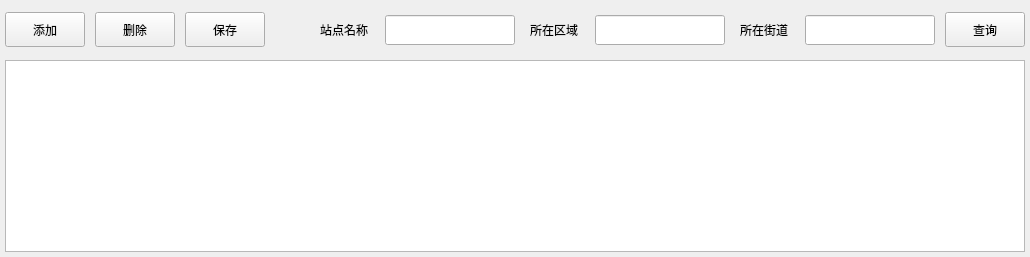
             <widget class="QWidget" name="tab_station">
              <attribute name="title">
               <string>站点信息管理</string>
              </attribute>
              <layout class="QVBoxLayout" name="verticalLayout_7">
               <property name="spacing">
                <number>5</number>
               </property>
               <property name="leftMargin">
                <number>5</number>
               </property>
               <property name="topMargin">
                <number>5</number>
               </property>
               <property name="rightMargin">
                <number>5</number>
               </property>
               <property name="bottomMargin">
                <number>5</number>
               </property>
               <item>
                <widget class="QWidget" name="station_bar" native="true">
                 <property name="minimumSize">
                  <size>
                   <width>0</width>
                   <height>50</height>
                  </size>
                 </property>
                 <property name="maximumSize">
                  <size>
                   <width>16777215</width>
                   <height>50</height>
                  </size>
                 </property>
                 <layout class="QHBoxLayout" name="horizontalLayout_9">
                  <property name="spacing">
                   <number>10</number>
                  </property>
                  <property name="leftMargin">
                   <number>0</number>
                  </property>
                  <property name="topMargin">
                   <number>0</number>
                  </property>
                  <property name="rightMargin">
                   <number>0</number>
                  </property>
                  <property name="bottomMargin">
                   <number>0</number>
                  </property>
                  <item>
                   <widget class="QPushButton" name="btn_addstation">
                    <property name="minimumSize">
                     <size>
                      <width>50</width>
                      <height>35</height>
                     </size>
                    </property>
                    <property name="text">
                     <string>添加</string>
                    </property>
                   </widget>
                  </item>
                  <item>
                   <widget class="QPushButton" name="btn_delstation">
                    <property name="minimumSize">
                     <size>
                      <width>50</width>
                      <height>35</height>
                     </size>
                    </property>
                    <property name="text">
                     <string>删除</string>
                    </property>
                   </widget>
                  </item>
                  <item>
                   <widget class="QPushButton" name="btn_savestation">
                    <property name="minimumSize">
                     <size>
                      <width>50</width>
                      <height>35</height>
                     </size>
                    </property>
                    <property name="text">
                     <string>保存</string>
                    </property>
                   </widget>
                  </item>
                  <item>
                   <spacer name="hs_station">
                    <property name="orientation">
                     <enum>Qt::Horizontal</enum>
                    </property>
                    <property name="sizeHint" stdset="0">
                     <size>
                      <width>40</width>
                      <height>20</height>
                     </size>
                    </property>
                   </spacer>
                  </item>
                  <item>
                   <widget class="QWidget" name="stationname" native="true">
                    <property name="minimumSize">
                     <size>
                      <width>200</width>
                      <height>50</height>
                     </size>
                    </property>
                    <property name="maximumSize">
                     <size>
                      <width>16777215</width>
                      <height>50</height>
                     </size>
                    </property>
                    <widget class="QLabel" name="lb_stationname">
                     <property name="geometry">
                      <rect>
                       <x>5</x>
                       <y>10</y>
                       <width>61</width>
                       <height>30</height>
                      </rect>
                     </property>
                     <property name="text">
                      <string>站点名称</string>
                     </property>
                    </widget>
                    <widget class="QLineEdit" name="le_stationname">
                     <property name="geometry">
                      <rect>
                       <x>70</x>
                       <y>10</y>
                       <width>130</width>
                       <height>30</height>
                      </rect>
                     </property>
                    </widget>
                   </widget>
                  </item>
                  <item>
                   <widget class="QWidget" name="location" native="true">
                    <property name="minimumSize">
                     <size>
                      <width>200</width>
                      <height>50</height>
                     </size>
                    </property>
                    <widget class="QLabel" name="lb_lacation">
                     <property name="geometry">
                      <rect>
                       <x>5</x>
                       <y>10</y>
                       <width>61</width>
                       <height>30</height>
                      </rect>
                     </property>
                     <property name="text">
                      <string>所在区域</string>
                     </property>
                    </widget>
                    <widget class="QLineEdit" name="le_location">
                     <property name="geometry">
                      <rect>
                       <x>70</x>
                       <y>10</y>
                       <width>130</width>
                       <height>30</height>
                      </rect>
                     </property>
                    </widget>
                   </widget>
                  </item>
                  <item>
                   <widget class="QWidget" name="street" native="true">
                    <property name="minimumSize">
                     <size>
                      <width>200</width>
                      <height>50</height>
                     </size>
                    </property>
                    <widget class="QLabel" name="lb_street">
                     <property name="geometry">
                      <rect>
                       <x>5</x>
                       <y>10</y>
                       <width>61</width>
                       <height>30</height>
                      </rect>
                     </property>
                     <property name="text">
                      <string>所在街道</string>
                     </property>
                    </widget>
                    <widget class="QLineEdit" name="le_street">
                     <property name="geometry">
                      <rect>
                       <x>70</x>
                       <y>10</y>
                       <width>130</width>
                       <height>30</height>
                      </rect>
                     </property>
                    </widget>
                   </widget>
                  </item>
                  <item>
                   <widget class="QPushButton" name="btn_searchstation">
                    <property name="minimumSize">
                     <size>
                      <width>50</width>
                      <height>35</height>
                     </size>
                    </property>
                    <property name="text">
                     <string>查询</string>
                    </property>
                   </widget>
                  </item>
                 </layout>
                </widget>
               </item>
               <item>
                <widget class="QTableView" name="tableView_station">
                 <attribute name="verticalHeaderVisible">
                  <bool>false</bool>
                 </attribute>
                </widget>
               </item>
              </layout>
             </widget>
